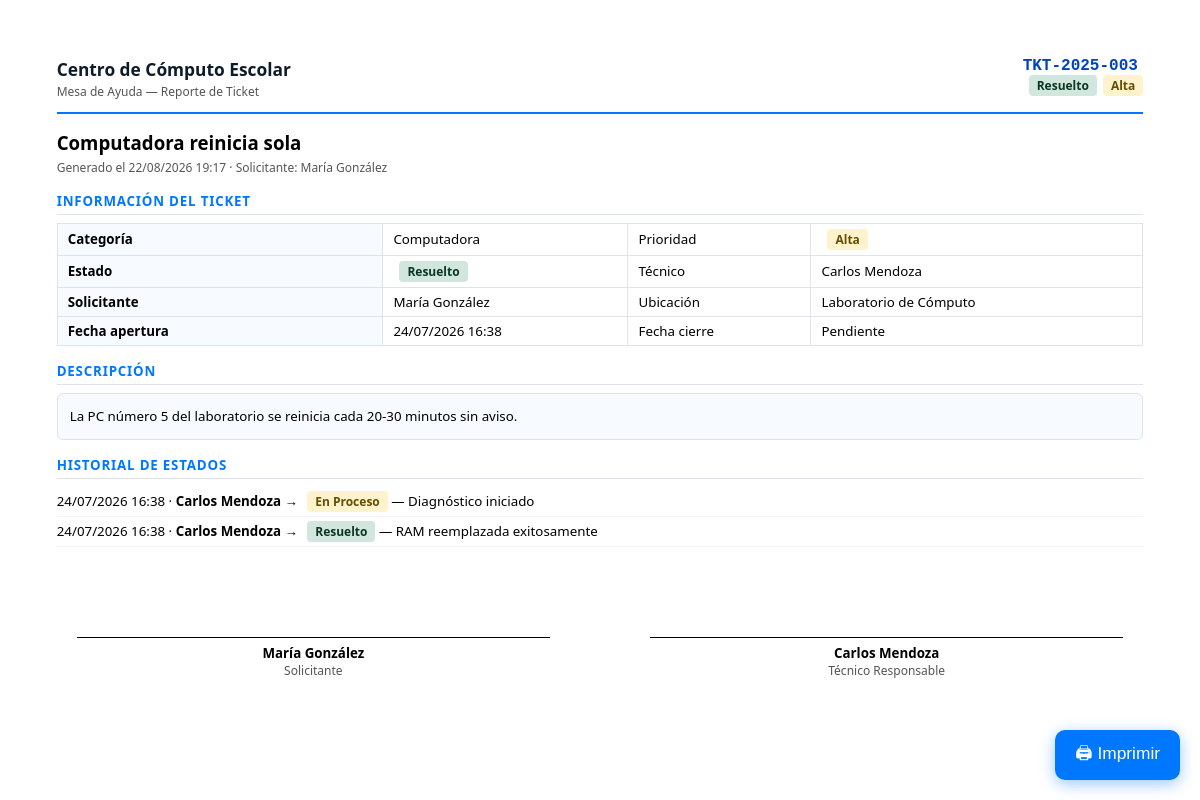
/index.php?c=reports&a=ticket&id=3 (signed in), run on the app's committed database.
### tables this page shows
CREATE TABLE IF NOT EXISTS tickets (id INT AUTO_INCREMENT PRIMARY KEY, folio VARCHAR(20) NOT NULL UNIQUE, titulo VARCHAR(200) NOT NULL, descripcion TEXT NOT NULL, categoria ENUM('internet','computadora','impresora','proyector','red','software','hardware','otro') NOT NULL, prioridad ENUM('baja','media','alta','critica') NOT NULL DEFAULT 'media', estado ENUM('abierto','en_proceso','en_espera','resuelto','cerrado') NOT NULL DEFAULT 'abierto', ubicacion VARCHAR(150) DEFAULT NULL, usuario_id INT NOT NULL, tecnico_id INT DEFAULT NULL, resolucion TEXT DEFAULT NULL, creado_en DATETIME NOT NULL DEFAULT CURRENT_TIMESTAMP, actualizado_en DATETIME NOT NULL DEFAULT CURRENT_TIMESTAMP ON UPDATE CURRENT_TIMESTAMP, cerrado_en DATETIME DEFAULT NULL, FOREIGN KEY (usuario_id) REFERENCES usuarios(id), FOREIGN KEY (tecnico_id) REFERENCES usuarios(id));

CREATE TABLE IF NOT EXISTS historial_estados (id INT AUTO_INCREMENT PRIMARY KEY, ticket_id INT NOT NULL, usuario_id INT NOT NULL, estado_anterior ENUM('abierto','en_proceso','en_espera','resuelto','cerrado') DEFAULT NULL, estado_nuevo ENUM('abierto','en_proceso','en_espera','resuelto','cerrado') NOT NULL, nota VARCHAR(255) DEFAULT NULL, creado_en DATETIME NOT NULL DEFAULT CURRENT_TIMESTAMP, FOREIGN KEY (ticket_id) REFERENCES tickets(id) ON DELETE CASCADE, FOREIGN KEY (usuario_id) REFERENCES usuarios(id));

### controllers/ReportController.php (called while the page is built, shortened)
<?php
require_once __DIR__ . '/../models/Ticket.php';
class ReportController {
    private Ticket $ticketModel;
    public function __construct() { $this->ticketModel = new Ticket(); $this->userModel = new User(); }
    public function ticketPdf(): void {
        $id     = (int)($_GET['id'] ?? 0);
        $ticket = $this->ticketModel->getById($id);
        $historial   = $this->ticketModel->getHistorial($id);
        $estados     = Ticket::ESTADOS; $prioridades = Ticket::PRIORIDADES; $categorias = Ticket::CATEGORIAS;
        require __DIR__ . '/../views/reports/ticket_pdf.php';
    }
}

### config/database.php (called while the page is built, shortened)
<?php
class Database {
    private static ?PDO $instance = null;
    public static function getConnection(): PDO {
        if (self::$instance === null) {
            $dsn = "mysql:host=" . DB_HOST . ";dbname=" . DB_NAME . ";charset=" . DB_CHARSET;
            $options = [
                PDO::ATTR_ERRMODE            => PDO::ERRMODE_EXCEPTION,
                PDO::ATTR_DEFAULT_FETCH_MODE => PDO::FETCH_ASSOC,
                PDO::ATTR_EMULATE_PREPARES   => false,
            ];
            try {
                self::$instance = new PDO($dsn, DB_USER, DB_PASS, $options);
            } catch (PDOException $e) {
                die(json_encode(['error' => 'Error de conexión: ' . $e->getMessage()]));
            }
        }
        return self::$instance;
    }
}

### models/Ticket.php (called while the page is built, shortened)
<?php
require_once __DIR__ . '/../config/database.php';
class Ticket {
    private PDO $db;
    public function __construct(){$this->db=Database::getConnection();}
    public function getById(int $id):array|false{
        $s=$this->db->prepare("SELECT t.*,CONCAT(u.nombre,' ',u.apellido) AS nombre_usuario,u.email AS email_usuario,u.departamento AS dept_usuario,CONCAT(te.nombre,' ',te.apellido) AS nombre_tecnico FROM tickets t JOIN usuarios u ON u.id=t.usuario_id LEFT JOIN usuarios te ON te.id=t.tecnico_id WHERE t.id=?");
        $s->execute([$id]);return $s->fetch();
    }
    public function getHistorial(int $tid):array{
        $s=$this->db->prepare("SELECT h.*,CONCAT(u.nombre,' ',u.apellido) AS nombre_usuario FROM historial_estados h JOIN usuarios u ON u.id=h.usuario_id WHERE h.ticket_id=? ORDER BY h.creado_en ASC");
        $s->execute([$tid]);return $s->fetchAll();
    }
}

### views/reports/ticket_pdf.php (the view, shortened to what this page needs)
<?php
$school='Centro de Cómputo Escolar';
$est=$estados[$ticket['estado']]??['label'=>$ticket['estado'],'color'=>'secondary'];
$pri=$prioridades[$ticket['prioridad']]??['label'=>$ticket['prioridad'],'color'=>'secondary'];
$cat=$categorias[$ticket['categoria']]??['label'=>$ticket['categoria'],'icon'=>'bi-tools'];
?><!DOCTYPE html><html lang="es"><head><meta charset="UTF-8"><title>Ticket <?=$ticket['folio']?></title>
</head><body>
<div class="header">
  <div><div class="school-name"><?=$school?></div><div class="school-sub">Mesa de Ayuda — Reporte de Ticket</div></div>
  <div class="text-right"><div class="folio"><?=htmlspecialchars($ticket['folio'])?></div><span class="badge badge-<?=$est['color']?>"><?=$est['label']?></span><span class="badge badge-<?=$pri['color']?>"><?=$pri['label']?></span></div>
</div>
<div style="font-size:14pt;font-weight:800;margin-bottom:4px"><?=htmlspecialchars($ticket['titulo'])?></div>
<div style="font-size:9pt;color:#555;margin-bottom:16px">Generado el <?=date('d/m/Y H:i')?> · Solicitante: <?=htmlspecialchars($ticket['nombre_usuario'])?></div>
<div class="seccion">Información del Ticket</div>
<table class="info">
  <tr><td>Categoría</td><td><?=$cat['label']?></td><td>Prioridad</td><td><span class="badge badge-<?=$pri['color']?>"><?=$pri['label']?></span></td></tr>
  <tr><td>Estado</td><td><span class="badge badge-<?=$est['color']?>"><?=$est['label']?></span></td><td>Técnico</td><td><?=htmlspecialchars($ticket['nombre_tecnico']??'Sin asignar')?></td></tr>
  <tr><td>Solicitante</td><td><?=htmlspecialchars($ticket['nombre_usuario'])?></td><td>Ubicación</td><td><?=htmlspecialchars($ticket['ubicacion']??'—')?></td></tr>
  <tr><td>Fecha apertura</td><td><?=date('d/m/Y H:i',strtotime($ticket['creado_en']))?></td><td>Fecha cierre</td><td><?=$ticket['cerrado_en']?date('d/m/Y H:i',strtotime($ticket['cerrado_en'])):'Pendiente'?></td></tr>
</table>
<div class="seccion">Descripción</div>
<div class="descripcion"><?=htmlspecialchars($ticket['descripcion'])?></div>
<?php if(!empty($historial)):?>
<div class="seccion">Historial de Estados</div>
<?php foreach($historial as $h):$hn=Ticket::ESTADOS[$h['estado_nuevo']]??['label'=>$h['estado_nuevo'],'color'=>'secondary'];?>
<div class="historial-item"><?=date('d/m/Y H:i',strtotime($h['creado_en']))?> · <strong><?=htmlspecialchars($h['nombre_usuario'])?></strong> → <span class="badge badge-<?=$hn['color']?>"><?=$hn['label']?></span><?=$h['nota']?' — '.htmlspecialchars($h['nota']):''?></div>
<?php endforeach;?>
<?php endif;?>
<div class="firmas">
  <div><div class="firma-linea"></div><div class="firma-nombre"><?=htmlspecialchars($ticket['nombre_usuario'])?></div><div class="firma-cargo">Solicitante</div></div>
  <div><div class="firma-linea"></div><div class="firma-nombre"><?=htmlspecialchars($ticket['nombre_tecnico']??'Técnico de Soporte')?></div><div class="firma-cargo">Técnico Responsable</div></div>
</div>
<button class="btn-print" onclick="window.print()">🖨 Imprimir</button>
</body></html>

### views/reports/ticket_pdf.php (style rules this page uses)
* { box-sizing:border-box;margin:0;padding:0; }
body { font-family:'Segoe UI',Arial,sans-serif;font-size:10.5pt;color:#000;padding:1.5cm; }
.header { display:flex;justify-content:space-between;align-items:flex-start;border-bottom:2px solid #0077ff;padding-bottom:12px;margin-bottom:16px; }
.school-name { font-size:13pt;font-weight:700;color:#0d1b2a; }
.school-sub { font-size:9pt;color:#555;margin-top:2px; }
.folio { font-family:monospace;font-size:12pt;font-weight:800;color:#0044bb; }
.badge { display:inline-block;padding:2px 8px;border-radius:4px;font-size:9pt;font-weight:700;margin-left:6px; }
.badge-success { background:#d1e7dd;color:#0a3622; }
.badge-warning { background:#fff3cd;color:#664d03; }
.seccion { font-size:10pt;font-weight:700;text-transform:uppercase;letter-spacing:.06em;color:#0077ff;border-bottom:1px solid #dde4ef;padding-bottom:4px;margin:16px 0 8px; }
table.info { width:100%;border-collapse:collapse;margin-bottom:12px; }
table.info td { padding:5px 10px;border:1px solid #dde4ef;font-size:10pt; }
table.info td:first-child { background:#f7faff;font-weight:600;width:30%; }
.descripcion { background:#f7faff;border:1px solid #dde4ef;border-radius:6px;padding:12px;font-size:10pt;line-height:1.6;white-space:pre-wrap;margin-bottom:12px; }
.historial-item { padding:4px 0;font-size:10pt;border-bottom:1px solid #f0f4f9; }
.firmas { display:grid;grid-template-columns:1fr 1fr;gap:60px;margin-top:40px; }
.firma-linea { border-top:1px solid #000;margin:50px 20px 6px; }
.firma-nombre { font-weight:700;font-size:10pt;text-align:center; }
.firma-cargo { font-size:9pt;color:#555;text-align:center; }
.btn-print { position:fixed;bottom:20px;right:20px;background:#0077ff;color:#fff;border:none;border-radius:10px;padding:10px 20px;cursor:pointer;font-size:13pt;box-shadow:0 4px 15px rgba(0,119,255,.4); }

### data on the page
tickets: folio "TKT-2025-003", estado "Resuelto", prioridad "Alta", titulo "Computadora reinicia sola", categoria "Computadora", ubicacion "Laboratorio de Cómputo", creado_en "24/07/2026 16:38", descripcion "La PC número 5 del laboratorio se reinicia cada 20-30 minutos sin aviso."
historial_estados: creado_en "24/07/2026 16:38", nombre_usuario "Carlos Mendoza", estado_nuevo "En Proceso", nota "Diagnóstico iniciado"
historial_estados: creado_en "24/07/2026 16:38", nombre_usuario "Carlos Mendoza", estado_nuevo "Resuelto", nota "RAM reemplazada exitosamente"

### other printed values
$school "Centro de Cómputo Escolar"
$ticket['nombre_usuario'] "María González"
$ticket['nombre_tecnico'] "Carlos Mendoza"
